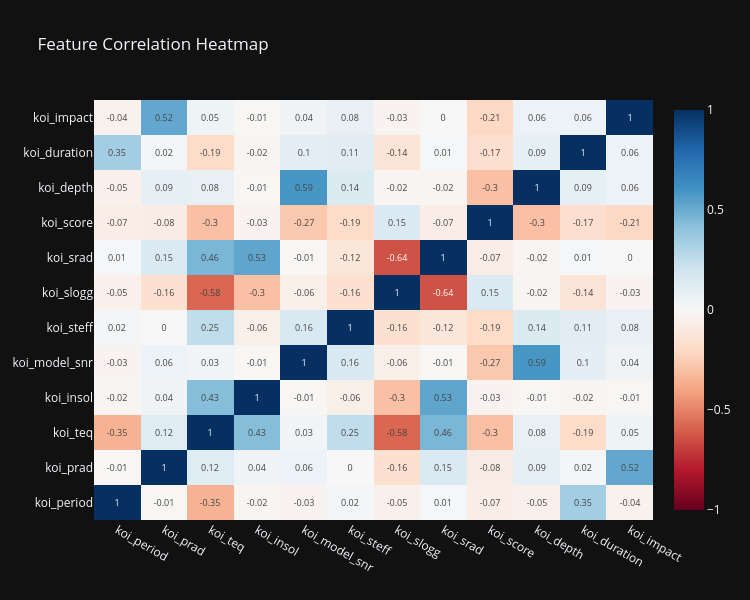

Notebook code for this chart:
### Markdown cell above
HEATMAP CORRELATION MATRIX (INTERACTIVE Plotly)

### Code cell
KEY_FEATURES = [
    'koi_period', 'koi_prad', 'koi_teq', 'koi_insol',
    'koi_model_snr', 'koi_steff', 'koi_slogg',
    'koi_srad', 'koi_score', 'koi_depth', 'koi_duration', 'koi_impact'
]

corr = df[KEY_FEATURES].corr().round(2)

fig = go.Figure(data=go.Heatmap(
    z = corr.values,
    x = corr.columns.tolist(),
    y = corr.columns.tolist(),
    colorscale = 'RdBu',
    zmid = 0,
    text = corr.values,
    texttemplate = '%{text}',
    textfont = {'size': 9},
    hoverongaps=False
))

fig.update_layout(
    title = 'Feature Correlation Heatmap',
    template = 'plotly_dark',
    height=600, width=750
)
fig.write_html(os.path.join(BASE, 'outputs', 'p3_correlation_heatmap.html'))
fig.show()

### Figure 1 — Plotly figure (JSON) as saved in the notebook; plotly's stock layout.template omitted (floating-point values rounded to 4 significant figures; data arrays with more than 128 entries replaced by an {"elided": "..."} marker saying what was removed)
{"data": [{"colorscale": [[0, "rgb(103,0,31)"], [0.1, "rgb(178,24,43)"], [0.2, "rgb(214,96,77)"], [0.3, "rgb(244,165,130)"], [0.4, "rgb(253,219,199)"], [0.5, "rgb(247,247,247)"], [0.6, "rgb(209,229,240)"], [0.7, "rgb(146,197,222)"], [0.8, "rgb(67,147,195)"], [0.9, "rgb(33,102,172)"], [1, "rgb(5,48,97)"]], "hoverongaps": false, "text": {"elided": "12x12 float values"}, "textfont": {"size": 9}, "texttemplate": "%{text}", "type": "heatmap", "x": ["koi_period", "koi_prad", "koi_teq", "koi_insol", "koi_model_snr", "koi_steff", "koi_slogg", "koi_srad", "koi_score", "koi_depth", "koi_duration", "koi_impact"], "y": ["koi_period", "koi_prad", "koi_teq", "koi_insol", "koi_model_snr", "koi_steff", "koi_slogg", "koi_srad", "koi_score", "koi_depth", "koi_duration", "koi_impact"], "z": {"elided": "12x12 float values"}, "zmid": 0}], "layout": {"height": 600, "title": {"text": "Feature Correlation Heatmap"}, "width": 750}}
